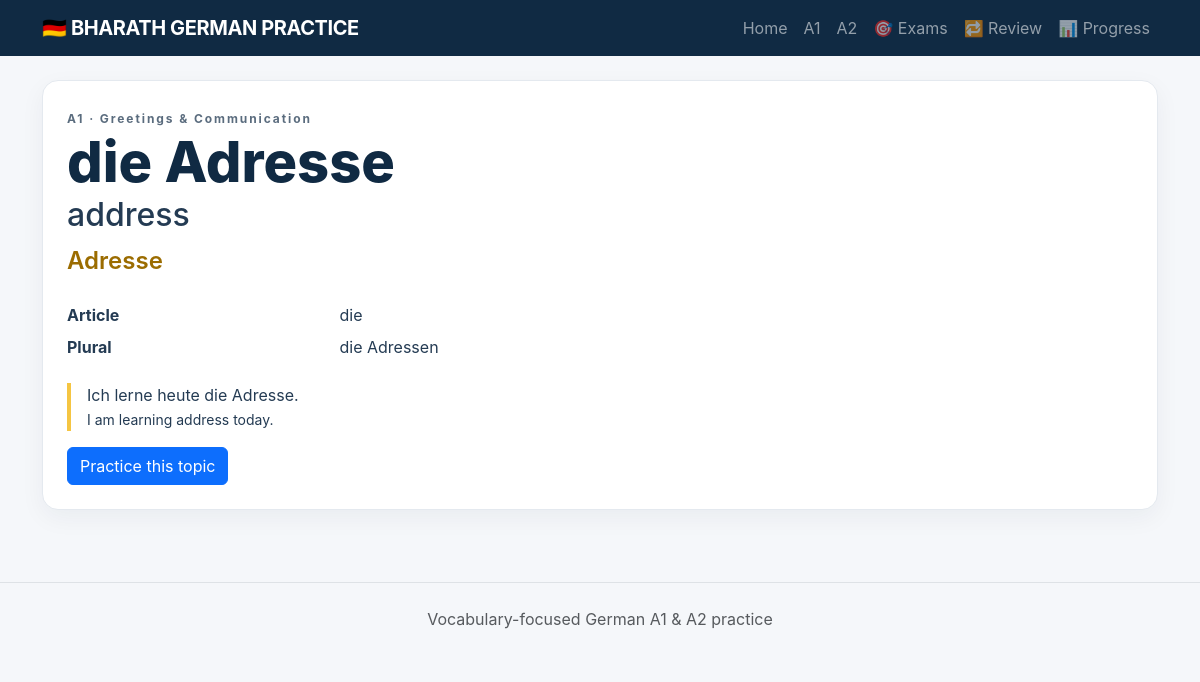
The page /word/2 on the database its author committed.
### tables this page shows
CREATE TABLE words (
 id INTEGER PRIMARY KEY, german TEXT NOT NULL, english TEXT NOT NULL, article TEXT,
 pronunciation TEXT, plural TEXT, level TEXT NOT NULL, topic_id INTEGER NOT NULL,
 example_de TEXT, example_en TEXT, cefr TEXT, example_german TEXT, example_english TEXT, FOREIGN KEY(topic_id) REFERENCES topics(id)
);

CREATE TABLE topics (
 id INTEGER PRIMARY KEY, level TEXT NOT NULL, kind TEXT NOT NULL, name TEXT NOT NULL,
 UNIQUE(level, kind, name)
);

### app.py (the view)
@app.route("/word/<int:word_id>")
def word(word_id):
    item = one("""SELECT w.*, t.name topic FROM words w JOIN topics t ON t.id=w.topic_id
        WHERE w.id=?""", (word_id,))
    return render_template("vocabulary.html", word=item) if item else ("Not found", 404)

### app.py (called while the page is built)
def db():
    conn = sqlite3.connect(DB_PATH)
    conn.row_factory = sqlite3.Row
    conn.execute("PRAGMA foreign_keys = ON")
    return conn

def one(sql, params=()):
    with db() as conn:
        return conn.execute(sql, params).fetchone()

@app.context_processor
def template_globals():
    return {"active": request.path}

### templates/vocabulary.html
{% extends "base.html" %}{% block content %}<div class="word-detail"><span class="eyebrow">{{ word.cefr or word.level }} · {{ word.topic }}</span><div class="german display-4">{{ word.article }} {{ word.german }}</div><h2>{{ word.english }}</h2><div class="pronunciation fs-4">{{ word.pronunciation }}</div><dl class="row mt-4"><dt class="col-sm-3">Article</dt><dd class="col-sm-9">{{ word.article or '—' }}</dd><dt class="col-sm-3">Plural</dt><dd class="col-sm-9">{{ word.plural or '—' }}</dd></dl><blockquote>{{ word.example_german or word.example_de }}<br><small>{{ word.example_english or word.example_en }}</small></blockquote><a href="/vocabulary/quiz/{{ word.topic_id }}" class="btn btn-primary">Practice this topic</a></div>{% endblock %}

### static/css/style.css (style rules this page uses)
:root { --navy:#102a43;--blue:#1f5f9b;--yellow:#f5c542;--ink:#243b53;--muted:#627d98;--bg:#f5f7fa }
body { background:var(--bg);color:var(--ink);font-family:Inter,system-ui,-apple-system,Segoe UI,sans-serif }
.eyebrow { font-size:.75rem;letter-spacing:.16em;font-weight:700;opacity:.75 }
.feature-card,.level-card,.topic-card,.stat-card,.quiz-card,.result-card,.progress-panel,.word-detail { background:#fff;border:1px solid #e4e9ef;border-radius:1rem;padding:1.5rem;box-shadow:0 8px 24px #102a430d }
blockquote { border-left:4px solid var(--yellow);padding-left:1rem }
.german { font-weight:800;color:var(--navy) }
.pronunciation { color:#9b6c00;font-weight:600;font-size:.9rem }

### rows shown on the page
words: cefr "A1", article "die", german "Adresse", english "address", pronunciation "Adresse", plural "die Adressen", example_german "Ich lerne heute die Adresse.", example_english "I am learning address today."
topics: topic "Greetings & Communication"
